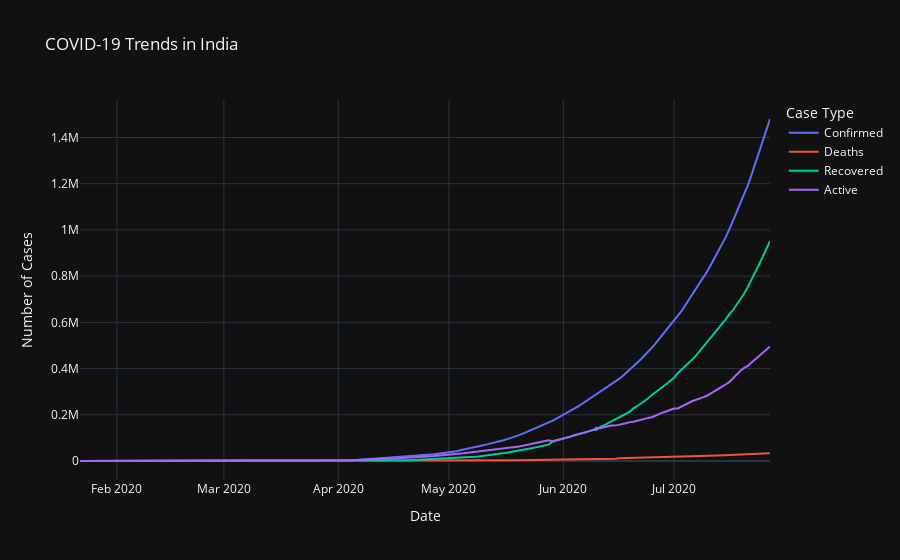

The cell this chart's notebook holds for it:
### Markdown cell above
## comparing plot trend in india and on global condition

### Code cell
import plotly.express as px
from prophet import Prophet

# Plot trends for India
fig = px.line(
    india_trends,
    x='Date',
    y='Count',
    color='Category',
    title='COVID-19 Trends in India',
    labels={'Count': 'Number of Cases', 'Date': 'Date'},
    template='plotly_dark'
)
fig.update_layout(legend_title_text='Case Type', xaxis_title='Date', yaxis_title='Number of Cases')
fig.show()

### Figure 1 — Plotly figure (JSON) as saved in the notebook; plotly's stock layout.template omitted (floating-point values rounded to 4 significant figures; data arrays with more than 128 entries replaced by an {"elided": "..."} marker saying what was removed)
{"data": [{"hovertemplate": "Category=Confirmed<br>Date=%{x}<br>Number of Cases=%{y}<extra></extra>", "legendgroup": "Confirmed", "line": {"color": "#636efa", "dash": "solid"}, "marker": {"symbol": "circle"}, "mode": "lines", "name": "Confirmed", "orientation": "v", "showlegend": true, "type": "scatter", "x": {"elided": "188 str values"}, "xaxis": "x", "y": {"elided": "188 int values"}, "yaxis": "y"}, {"hovertemplate": "Category=Deaths<br>Date=%{x}<br>Number of Cases=%{y}<extra></extra>", "legendgroup": "Deaths", "line": {"color": "#EF553B", "dash": "solid"}, "marker": {"symbol": "circle"}, "mode": "lines", "name": "Deaths", "orientation": "v", "showlegend": true, "type": "scatter", "x": {"elided": "188 str values"}, "xaxis": "x", "y": {"elided": "188 int values"}, "yaxis": "y"}, {"hovertemplate": "Category=Recovered<br>Date=%{x}<br>Number of Cases=%{y}<extra></extra>", "legendgroup": "Recovered", "line": {"color": "#00cc96", "dash": "solid"}, "marker": {"symbol": "circle"}, "mode": "lines", "name": "Recovered", "orientation": "v", "showlegend": true, "type": "scatter", "x": {"elided": "188 str values"}, "xaxis": "x", "y": {"elided": "188 int values"}, "yaxis": "y"}, {"hovertemplate": "Category=Active<br>Date=%{x}<br>Number of Cases=%{y}<extra></extra>", "legendgroup": "Active", "line": {"color": "#ab63fa", "dash": "solid"}, "marker": {"symbol": "circle"}, "mode": "lines", "name": "Active", "orientation": "v", "showlegend": true, "type": "scatter", "x": {"elided": "188 str values"}, "xaxis": "x", "y": {"elided": "188 int values"}, "yaxis": "y"}], "layout": {"legend": {"title": {"text": "Case Type"}, "tracegroupgap": 0}, "title": {"text": "COVID-19 Trends in India"}, "xaxis": {"anchor": "y", "domain": [0, 1], "title": {"text": "Date"}}, "yaxis": {"anchor": "x", "domain": [0, 1], "title": {"text": "Number of Cases"}}}}
